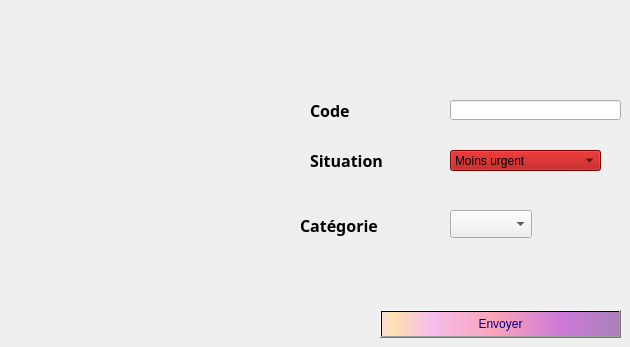
          <widget class="QWidget" name="tab_24">
           <attribute name="title">
            <string>Ravitaillement</string>
           </attribute>
           <widget class="QPushButton" name="send_mail_4">
            <property name="geometry">
             <rect>
              <x>380</x>
              <y>310</y>
              <width>241</width>
              <height>28</height>
             </rect>
            </property>
            <property name="styleSheet">
             <string notr="true">background-color: qlineargradient(spread:pad, x1:1, y1:0, x2:1, y2:0, stop:0.919598 rgba(255, 0, 111, 255), stop:0.98 rgba(0, 0, 0, 255), stop:1 rgba(235, 148, 61, 255));
color: rgb(0, 0, 127);
background-color: qlineargradient(spread:pad, x1:0, y1:0, x2:1, y2:0, stop:0.0100503 rgba(252, 222, 204, 255), stop:0.0502513 rgba(254, 223, 175, 255), stop:0.211055 rgba(246, 189, 237, 255), stop:0.487437 rgba(249, 162, 183, 255), stop:0.753769 rgba(206, 122, 218, 255), stop:1 rgba(170, 128, 185, 255));</string>
            </property>
            <property name="text">
             <string>Envoyer</string>
            </property>
            <property name="icon">
             <iconset>
              <normaloff>:/send.png</normaloff>:/send.png</iconset>
            </property>
            <property name="iconSize">
             <size>
              <width>30</width>
              <height>16</height>
             </size>
            </property>
           </widget>
           <widget class="QLabel" name="label_84">
            <property name="geometry">
             <rect>
              <x>310</x>
              <y>100</y>
              <width>131</width>
              <height>21</height>
             </rect>
            </property>
            <property name="font">
             <font>
              <family>Sitka Display</family>
              <pointsize>12</pointsize>
              <bold>true</bold>
             </font>
            </property>
            <property name="text">
             <string>Code </string>
            </property>
           </widget>
           <widget class="QLineEdit" name="CODE_FORMATION_7">
            <property name="geometry">
             <rect>
              <x>450</x>
              <y>100</y>
              <width>171</width>
              <height>20</height>
             </rect>
            </property>
           </widget>
           <widget class="QComboBox" name="comboBox_6">
            <property name="geometry">
             <rect>
              <x>450</x>
              <y>150</y>
              <width>151</width>
              <height>21</height>
             </rect>
            </property>
            <property name="styleSheet">
             <string notr="true">background-color: rgb(170, 0, 0);
color: rgb(0, 0, 0);</string>
            </property>
            <item>
             <property name="text">
              <string>Moins urgent</string>
             </property>
            </item>
            <item>
             <property name="text">
              <string>Urgent</string>
             </property>
            </item>
            <item>
             <property name="text">
              <string>Trés urgent</string>
             </property>
            </item>
           </widget>
           <widget class="QLabel" name="label_85">
            <property name="geometry">
             <rect>
              <x>310</x>
              <y>150</y>
              <width>131</width>
              <height>21</height>
             </rect>
            </property>
            <property name="font">
             <font>
              <family>Sitka Display</family>
              <pointsize>12</pointsize>
              <bold>true</bold>
             </font>
            </property>
            <property name="text">
             <string>Situation</string>
            </property>
           </widget>
           <widget class="QComboBox" name="comboBox_7">
            <property name="geometry">
             <rect>
              <x>450</x>
              <y>210</y>
              <width>82</width>
              <height>28</height>
             </rect>
            </property>
           </widget>
           <widget class="QLabel" name="label_65">
            <property name="geometry">
             <rect>
              <x>300</x>
              <y>210</y>
              <width>131</width>
              <height>31</height>
             </rect>
            </property>
            <property name="font">
             <font>
              <family>Sitka Display</family>
              <pointsize>12</pointsize>
              <bold>true</bold>
             </font>
            </property>
            <property name="text">
             <string>Catégorie</string>
            </property>
           </widget>
          </widget>
